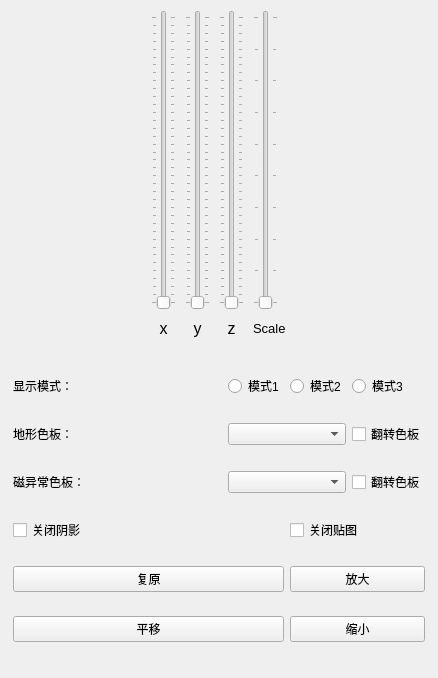
<?xml version="1.0" encoding="UTF-8"?>
<ui version="4.0">
 <class>OmgGLCtrl</class>
 <widget class="QWidget" name="OmgGLCtrl">
  <property name="geometry">
   <rect>
    <x>0</x>
    <y>0</y>
    <width>438</width>
    <height>678</height>
   </rect>
  </property>
  <property name="windowTitle">
   <string>Form</string>
  </property>
  <layout class="QVBoxLayout" name="verticalLayout_2">
   <property name="leftMargin">
    <number>0</number>
   </property>
   <property name="topMargin">
    <number>0</number>
   </property>
   <property name="rightMargin">
    <number>0</number>
   </property>
   <property name="bottomMargin">
    <number>0</number>
   </property>
   <item>
    <layout class="QVBoxLayout" name="verticalLayout" stretch="1,1">
     <property name="spacing">
      <number>9</number>
     </property>
     <property name="leftMargin">
      <number>4</number>
     </property>
     <property name="topMargin">
      <number>10</number>
     </property>
     <property name="rightMargin">
      <number>4</number>
     </property>
     <property name="bottomMargin">
      <number>4</number>
     </property>
     <item>
      <layout class="QHBoxLayout" name="horizontalLayout" stretch="2">
       <item>
        <layout class="QGridLayout" name="gridLayout" columnstretch="0,0,0,0">
         <item row="0" column="1">
          <widget class="QSlider" name="verticalSlider_y">
           <property name="sizePolicy">
            <sizepolicy hsizetype="Fixed" vsizetype="Expanding">
             <horstretch>0</horstretch>
             <verstretch>0</verstretch>
            </sizepolicy>
           </property>
           <property name="maximum">
            <number>5759</number>
           </property>
           <property name="orientation">
            <enum>Qt::Vertical</enum>
           </property>
           <property name="tickPosition">
            <enum>QSlider::TicksBothSides</enum>
           </property>
           <property name="tickInterval">
            <number>160</number>
           </property>
          </widget>
         </item>
         <item row="0" column="3">
          <widget class="QSlider" name="verticalSlider_scale">
           <property name="minimum">
            <number>1</number>
           </property>
           <property name="maximum">
            <number>10</number>
           </property>
           <property name="orientation">
            <enum>Qt::Vertical</enum>
           </property>
           <property name="tickPosition">
            <enum>QSlider::TicksBothSides</enum>
           </property>
           <property name="tickInterval">
            <number>1</number>
           </property>
          </widget>
         </item>
         <item row="0" column="2">
          <widget class="QSlider" name="verticalSlider_z">
           <property name="sizePolicy">
            <sizepolicy hsizetype="Fixed" vsizetype="Expanding">
             <horstretch>0</horstretch>
             <verstretch>0</verstretch>
            </sizepolicy>
           </property>
           <property name="maximum">
            <number>5759</number>
           </property>
           <property name="orientation">
            <enum>Qt::Vertical</enum>
           </property>
           <property name="tickPosition">
            <enum>QSlider::TicksBothSides</enum>
           </property>
           <property name="tickInterval">
            <number>160</number>
           </property>
          </widget>
         </item>
         <item row="1" column="0">
          <widget class="QLabel" name="label_2">
           <property name="font">
            <font>
             <pointsize>12</pointsize>
            </font>
           </property>
           <property name="contextMenuPolicy">
            <enum>Qt::ActionsContextMenu</enum>
           </property>
           <property name="text">
            <string>x</string>
           </property>
           <property name="alignment">
            <set>Qt::AlignCenter</set>
           </property>
          </widget>
         </item>
         <item row="1" column="3">
          <widget class="QLabel" name="label_scale">
           <property name="font">
            <font>
             <pointsize>10</pointsize>
            </font>
           </property>
           <property name="text">
            <string>Scale</string>
           </property>
          </widget>
         </item>
         <item row="1" column="2">
          <widget class="QLabel" name="label_4">
           <property name="font">
            <font>
             <pointsize>12</pointsize>
            </font>
           </property>
           <property name="text">
            <string>z</string>
           </property>
           <property name="alignment">
            <set>Qt::AlignCenter</set>
           </property>
          </widget>
         </item>
         <item row="1" column="1">
          <widget class="QLabel" name="label_3">
           <property name="font">
            <font>
             <pointsize>12</pointsize>
            </font>
           </property>
           <property name="text">
            <string>y</string>
           </property>
           <property name="alignment">
            <set>Qt::AlignCenter</set>
           </property>
          </widget>
         </item>
         <item row="0" column="0">
          <widget class="QSlider" name="verticalSlider_x">
           <property name="sizePolicy">
            <sizepolicy hsizetype="Fixed" vsizetype="Expanding">
             <horstretch>0</horstretch>
             <verstretch>0</verstretch>
            </sizepolicy>
           </property>
           <property name="layoutDirection">
            <enum>Qt::LeftToRight</enum>
           </property>
           <property name="autoFillBackground">
            <bool>false</bool>
           </property>
           <property name="maximum">
            <number>5759</number>
           </property>
           <property name="orientation">
            <enum>Qt::Vertical</enum>
           </property>
           <property name="invertedAppearance">
            <bool>false</bool>
           </property>
           <property name="invertedControls">
            <bool>false</bool>
           </property>
           <property name="tickPosition">
            <enum>QSlider::TicksBothSides</enum>
           </property>
           <property name="tickInterval">
            <number>160</number>
           </property>
          </widget>
         </item>
        </layout>
       </item>
      </layout>
     </item>
     <item>
      <widget class="QFrame" name="frame">
       <property name="styleSheet">
        <string notr="true">#frame{border:0px solid rgb(0,255,0)}</string>
       </property>
       <property name="frameShape">
        <enum>QFrame::StyledPanel</enum>
       </property>
       <property name="frameShadow">
        <enum>QFrame::Raised</enum>
       </property>
       <layout class="QGridLayout" name="gridLayout_3" columnstretch="1,0,0,0">
        <item row="7" column="0" colspan="2">
         <widget class="QPushButton" name="pushButton_moveView">
          <property name="text">
           <string>平移</string>
          </property>
          <property name="checkable">
           <bool>true</bool>
          </property>
         </widget>
        </item>
        <item row="1" column="1" colspan="2">
         <widget class="QComboBox" name="comboBox_color"/>
        </item>
        <item row="2" column="3">
         <widget class="QCheckBox" name="checkBox_inverse_2">
          <property name="text">
           <string>翻转色板</string>
          </property>
         </widget>
        </item>
        <item row="7" column="2" colspan="2">
         <widget class="QPushButton" name="pushButton_zoomOut">
          <property name="text">
           <string>缩小</string>
          </property>
         </widget>
        </item>
        <item row="6" column="0" colspan="2">
         <widget class="QPushButton" name="pushButton_rawView">
          <property name="text">
           <string>复原</string>
          </property>
         </widget>
        </item>
        <item row="0" column="1">
         <widget class="QRadioButton" name="radioButton_1">
          <property name="text">
           <string>模式1</string>
          </property>
         </widget>
        </item>
        <item row="1" column="0">
         <widget class="QLabel" name="label">
          <property name="text">
           <string>地形色板：</string>
          </property>
         </widget>
        </item>
        <item row="2" column="1" colspan="2">
         <widget class="QComboBox" name="comboBox_color_2"/>
        </item>
        <item row="1" column="3">
         <widget class="QCheckBox" name="checkBox_inverse">
          <property name="text">
           <string>翻转色板</string>
          </property>
         </widget>
        </item>
        <item row="0" column="0">
         <widget class="QLabel" name="label_5">
          <property name="text">
           <string>显示模式：</string>
          </property>
         </widget>
        </item>
        <item row="0" column="3">
         <widget class="QRadioButton" name="radioButton_3">
          <property name="text">
           <string>模式3</string>
          </property>
         </widget>
        </item>
        <item row="0" column="2">
         <widget class="QRadioButton" name="radioButton_2">
          <property name="text">
           <string>模式2</string>
          </property>
         </widget>
        </item>
        <item row="6" column="2" colspan="2">
         <widget class="QPushButton" name="pushButton_zoomIn">
          <property name="text">
           <string>放大</string>
          </property>
         </widget>
        </item>
        <item row="2" column="0">
         <widget class="QLabel" name="label_6">
          <property name="text">
           <string>磁异常色板：</string>
          </property>
         </widget>
        </item>
        <item row="4" column="0" colspan="2">
         <widget class="QCheckBox" name="checkBox_closeShade">
          <property name="text">
           <string>关闭阴影</string>
          </property>
         </widget>
        </item>
        <item row="4" column="2" colspan="2">
         <widget class="QCheckBox" name="checkBox_closeTexture">
          <property name="text">
           <string>关闭贴图</string>
          </property>
         </widget>
        </item>
       </layout>
      </widget>
     </item>
    </layout>
   </item>
  </layout>
 </widget>
 <resources/>
 <connections/>
</ui>
